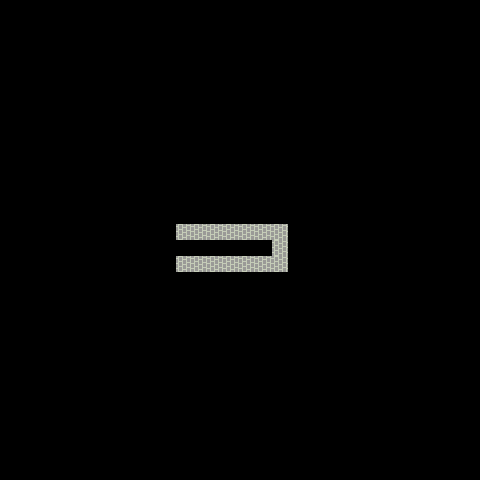

A level layout from a 2D game, rendered from its tile map. Below: a short description, then the map file with its tile-grid data intact:
An orthogonal 30x30 tile map with 16x16 px tiles, 1 tile layer (Floor) and 18 objects (6x Pit, 6x Planks, 3x PlanksTrigger).

<map version="1.10" tiledversion="1.11.0" orientation="orthogonal" renderorder="right-down" width="30" height="30" tilewidth="16" tileheight="16" infinite="0" nextlayerid="3" nextobjectid="27">
 <tileset firstgid="1" source="../../sprites.tsx" />
 <layer id="1" name="Floor" width="30" height="30" locked="1">
  <data encoding="csv">
0,0,0,0,0,0,0,0,0,0,0,0,0,0,0,0,0,0,0,0,0,0,0,0,0,0,0,0,0,0,
0,0,0,0,0,0,0,0,0,0,0,0,0,0,0,0,0,0,0,0,0,0,0,0,0,0,0,0,0,0,
0,0,0,0,0,0,0,0,0,0,0,0,0,0,0,0,0,0,0,0,0,0,0,0,0,0,0,0,0,0,
0,0,0,0,0,0,0,0,0,0,0,0,0,0,0,0,0,0,0,0,0,0,0,0,0,0,0,0,0,0,
0,0,0,0,0,0,0,0,0,0,0,0,0,0,0,0,0,0,0,0,0,0,0,0,0,0,0,0,0,0,
0,0,0,0,0,0,0,0,0,0,0,0,0,0,0,0,0,0,0,0,0,0,0,0,0,0,0,0,0,0,
0,0,0,0,0,0,0,0,0,0,0,0,0,0,0,0,0,0,0,0,0,0,0,0,0,0,0,0,0,0,
0,0,0,0,0,0,0,0,0,0,0,0,0,0,0,0,0,0,0,0,0,0,0,0,0,0,0,0,0,0,
0,0,0,0,0,0,0,0,0,0,0,0,0,0,0,0,0,0,0,0,0,0,0,0,0,0,0,0,0,0,
0,0,0,0,0,0,0,0,0,0,0,0,0,0,0,0,0,0,0,0,0,0,0,0,0,0,0,0,0,0,
0,0,0,0,0,0,0,0,0,0,0,0,0,0,0,0,0,0,0,0,0,0,0,0,0,0,0,0,0,0,
0,0,0,0,0,0,0,0,0,0,0,0,0,0,0,0,0,0,0,0,0,0,0,0,0,0,0,0,0,0,
0,0,0,0,0,0,0,0,0,0,0,0,0,0,0,0,0,0,0,0,0,0,0,0,0,0,0,0,0,0,
0,0,0,0,0,0,0,0,0,0,0,0,0,0,0,0,0,0,0,0,0,0,0,0,0,0,0,0,0,0,
0,0,0,0,0,0,0,0,0,0,0,1,1,1,1,1,1,1,0,0,0,0,0,0,0,0,0,0,0,0,
0,0,0,0,0,0,0,0,0,0,0,0,0,0,0,0,0,1,0,0,0,0,0,0,0,0,0,0,0,0,
0,0,0,0,0,0,0,0,0,0,0,1,1,1,1,1,1,1,0,0,0,0,0,0,0,0,0,0,0,0,
0,0,0,0,0,0,0,0,0,0,0,0,0,0,0,0,0,0,0,0,0,0,0,0,0,0,0,0,0,0,
0,0,0,0,0,0,0,0,0,0,0,0,0,0,0,0,0,0,0,0,0,0,0,0,0,0,0,0,0,0,
0,0,0,0,0,0,0,0,0,0,0,0,0,0,0,0,0,0,0,0,0,0,0,0,0,0,0,0,0,0,
0,0,0,0,0,0,0,0,0,0,0,0,0,0,0,0,0,0,0,0,0,0,0,0,0,0,0,0,0,0,
0,0,0,0,0,0,0,0,0,0,0,0,0,0,0,0,0,0,0,0,0,0,0,0,0,0,0,0,0,0,
0,0,0,0,0,0,0,0,0,0,0,0,0,0,0,0,0,0,0,0,0,0,0,0,0,0,0,0,0,0,
0,0,0,0,0,0,0,0,0,0,0,0,0,0,0,0,0,0,0,0,0,0,0,0,0,0,0,0,0,0,
0,0,0,0,0,0,0,0,0,0,0,0,0,0,0,0,0,0,0,0,0,0,0,0,0,0,0,0,0,0,
0,0,0,0,0,0,0,0,0,0,0,0,0,0,0,0,0,0,0,0,0,0,0,0,0,0,0,0,0,0,
0,0,0,0,0,0,0,0,0,0,0,0,0,0,0,0,0,0,0,0,0,0,0,0,0,0,0,0,0,0,
0,0,0,0,0,0,0,0,0,0,0,0,0,0,0,0,0,0,0,0,0,0,0,0,0,0,0,0,0,0,
0,0,0,0,0,0,0,0,0,0,0,0,0,0,0,0,0,0,0,0,0,0,0,0,0,0,0,0,0,0,
0,0,0,0,0,0,0,0,0,0,0,0,0,0,0,0,0,0,0,0,0,0,0,0,0,0,0,0,0,0
</data>
 </layer>
 <objectgroup id="2" name="Objects">
  <object id="1" template="../../templates/adventurer.tx" x="176" y="240" />
  <object id="2" template="../../templates/exit.tx" x="176" y="272" />
  <object id="3" template="../../templates/pit.tx" type="Pit" x="240" y="240" />
  <object id="4" template="../../templates/pit.tx" type="Pit" x="256" y="240" />
  <object id="5" template="../../templates/pit.tx" type="Pit" x="256" y="272" />
  <object id="6" template="../../templates/pit.tx" type="Pit" x="240" y="272" />
  <object id="7" template="../../templates/pit.tx" type="Pit" x="208" y="272" />
  <object id="8" template="../../templates/pit.tx" type="Pit" x="208" y="240" />
  <object id="10" template="../../templates/planks.tx" type="Planks" x="240" y="240">
   <properties>
    <property name="active" type="bool" value="false" />
   </properties>
  </object>
  <object id="11" template="../../templates/planks.tx" type="Planks" x="256" y="240">
   <properties>
    <property name="active" type="bool" value="true" />
   </properties>
  </object>
  <object id="12" template="../../templates/planks.tx" type="Planks" x="208" y="240">
   <properties>
    <property name="active" type="bool" value="true" />
   </properties>
  </object>
  <object id="13" template="../../templates/planks.tx" type="Planks" x="208" y="272">
   <properties>
    <property name="active" type="bool" value="false" />
   </properties>
  </object>
  <object id="14" template="../../templates/planks.tx" type="Planks" x="240" y="272">
   <properties>
    <property name="active" type="bool" value="true" />
   </properties>
  </object>
  <object id="15" template="../../templates/planks.tx" type="Planks" x="256" y="272">
   <properties>
    <property name="active" type="bool" value="false" />
   </properties>
  </object>
  <object id="16" template="../../templates/planks_trigger.tx" type="PlanksTrigger" x="208.125" y="256">
   <properties>
    <property name="planks_2" type="object" value="13" />
   </properties>
  </object>
  <object id="17" template="../../templates/planks_trigger.tx" type="PlanksTrigger" x="240" y="256">
   <properties>
    <property name="planks_1" type="object" value="14" />
    <property name="planks_2" type="object" value="10" />
   </properties>
  </object>
  <object id="18" template="../../templates/planks_trigger.tx" type="PlanksTrigger" x="256" y="256">
   <properties>
    <property name="planks_1" type="object" value="11" />
    <property name="planks_2" type="object" value="15" />
   </properties>
  </object>
  <object id="19" template="../../templates/treasure.tx" x="272" y="256" />
 </objectgroup>
</map>
